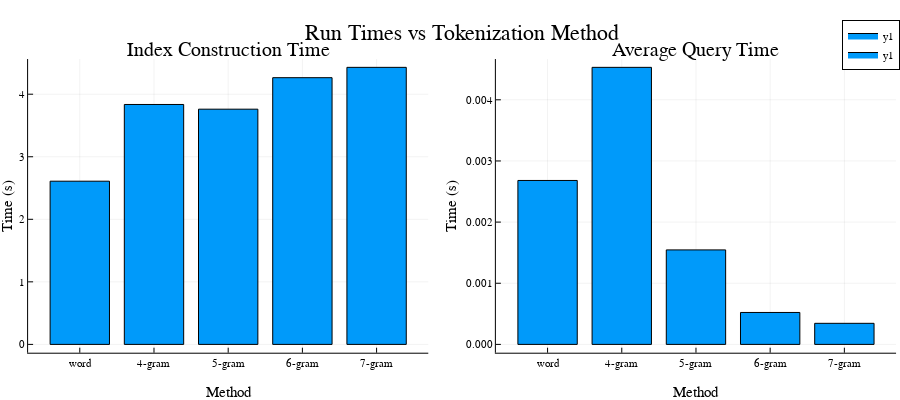

The cell this chart's notebook holds for it:
### Markdown cell above
Interestingly, it appears that comments have the strongest impact on indexing time; enriching the basic information with comments alone results in a >5x increase in the time it takes to index the corpus, nearly ~2.5x more than if we enrich with both speech recognition and optical character recognition. This trend is certainly also present in average query time, but the differences are less pronounced. The comments had better be pretty useful for improving search, then, or else they're just not worth it. We will probably see a similar trend in index storage and query time as wee see here. 

For the time being, let's take a quick look at how n-gram size impacts indexing time if it does at all.

### Code cell
nogram_mask = (ismissing.(indexes[:,"ngram_size"]))
gram4_mask = coalesce.(indexes[:,"ngram_size"].==4,false)
gram5_mask = coalesce.(indexes[:,"ngram_size"].==5,false)
gram6_mask = coalesce.(indexes[:,"ngram_size"].==6,false)
gram7_mask = coalesce.(indexes[:,"ngram_size"].==7,false)
#Bitwise operators on missing values return missing, so we fill them in with false.


p1 = bar(
    [
        mean(indexes[nogram_mask,"indexing_time"]),
        mean(indexes[gram4_mask,"indexing_time"]),
        mean(indexes[gram5_mask,"indexing_time"]),
        mean(indexes[gram6_mask,"indexing_time"]),
        mean(indexes[gram7_mask,"indexing_time"])
    ],
    xticks = (1:5, ["word","4-gram","5-gram","6-gram","7-gram"]),
    title = "Index Construction Time",
    xlabel = "Method",
    ylabel = "Time (s)",
    legend = false
)

p2 = bar(
    [
        mean(indexes[nogram_mask,"index_avg_query_time"]),
        mean(indexes[gram4_mask,"index_avg_query_time"]),
        mean(indexes[gram5_mask,"index_avg_query_time"]),
        mean(indexes[gram6_mask,"index_avg_query_time"]),
        mean(indexes[gram7_mask,"index_avg_query_time"])
    ],
    xticks = (1:5, ["word","4-gram","5-gram","6-gram","7-gram"]),
    title = "Average Query Time",
    xlabel = "Method",
    ylabel = "Time (s)",
    legend = false
)


plot([p1,p2]..., layout=(1,2), size=(900,400), plot_title = "Run Times vs Tokenization Method")

### Figure 1 — Plotly figure (JSON) as saved in the notebook; plotly's stock layout.template omitted (floating-point values rounded to 4 significant figures)
{"data": [{"fill": "tozeroy", "fillcolor": "rgba(0, 154, 250, 1.000)", "legendgroup": "y1", "line": {"color": "rgba(0, 0, 0, 1.000)", "dash": "solid", "width": 1}, "mode": "lines", "name": "y1", "showlegend": true, "type": "scatter", "x": [0.6, 0.6, 1.4, 1.4, 0.6, 0.6], "xaxis": "x1", "y": [2.609, 0, 0, 2.609, 2.609, 2.609], "yaxis": "y1"}, {"fill": "tozeroy", "fillcolor": "rgba(0, 154, 250, 1.000)", "legendgroup": "y1", "line": {"color": "rgba(0, 0, 0, 1.000)", "dash": "solid", "width": 1}, "mode": "lines", "name": "y1", "showlegend": false, "type": "scatter", "x": [1.6, 1.6, 2.4, 2.4, 1.6, 1.6], "xaxis": "x1", "y": [3.836, 0, 0, 3.836, 3.836, 3.836], "yaxis": "y1"}, {"fill": "tozeroy", "fillcolor": "rgba(0, 154, 250, 1.000)", "legendgroup": "y1", "line": {"color": "rgba(0, 0, 0, 1.000)", "dash": "solid", "width": 1}, "mode": "lines", "name": "y1", "showlegend": false, "type": "scatter", "x": [2.6, 2.6, 3.4, 3.4, 2.6, 2.6], "xaxis": "x1", "y": [3.761, 0, 0, 3.761, 3.761, 3.761], "yaxis": "y1"}, {"fill": "tozeroy", "fillcolor": "rgba(0, 154, 250, 1.000)", "legendgroup": "y1", "line": {"color": "rgba(0, 0, 0, 1.000)", "dash": "solid", "width": 1}, "mode": "lines", "name": "y1", "showlegend": false, "type": "scatter", "x": [3.6, 3.6, 4.4, 4.4, 3.6, 3.6], "xaxis": "x1", "y": [4.264, 0, 0, 4.264, 4.264, 4.264], "yaxis": "y1"}, {"fill": "tozeroy", "fillcolor": "rgba(0, 154, 250, 1.000)", "legendgroup": "y1", "line": {"color": "rgba(0, 0, 0, 1.000)", "dash": "solid", "width": 1}, "mode": "lines", "name": "y1", "showlegend": false, "type": "scatter", "x": [4.6, 4.6, 5.4, 5.4, 4.6, 4.6], "xaxis": "x1", "y": [4.429, 0, 0, 4.429, 4.429, 4.429], "yaxis": "y1"}, {"colorbar": {"title": ""}, "legendgroup": "y1", "marker": {"color": "rgba(0, 154, 250, 0.000)", "line": {"color": "rgba(0, 0, 0, 0.000)", "width": 1}, "size": 0, "symbol": "circle"}, "mode": "markers", "name": "y1", "showlegend": false, "type": "scatter", "x": [1, 2, 3, 4, 5], "xaxis": "x1", "y": [2.609, 3.836, 3.761, 4.264, 4.429], "yaxis": "y1", "zmax": null, "zmin": null}, {"fill": "tozeroy", "fillcolor": "rgba(0, 154, 250, 1.000)", "legendgroup": "y1", "line": {"color": "rgba(0, 0, 0, 1.000)", "dash": "solid", "width": 1}, "mode": "lines", "name": "y1", "showlegend": true, "type": "scatter", "x": [0.6, 0.6, 1.4, 1.4, 0.6, 0.6], "xaxis": "x2", "y": [0.002681, 0, 0, 0.002681, 0.002681, 0.002681], "yaxis": "y2"}, {"fill": "tozeroy", "fillcolor": "rgba(0, 154, 250, 1.000)", "legendgroup": "y1", "line": {"color": "rgba(0, 0, 0, 1.000)", "dash": "solid", "width": 1}, "mode": "lines", "name": "y1", "showlegend": false, "type": "scatter", "x": [1.6, 1.6, 2.4, 2.4, 1.6, 1.6], "xaxis": "x2", "y": [0.004531, 0, 0, 0.004531, 0.004531, 0.004531], "yaxis": "y2"}, {"fill": "tozeroy", "fillcolor": "rgba(0, 154, 250, 1.000)", "legendgroup": "y1", "line": {"color": "rgba(0, 0, 0, 1.000)", "dash": "solid", "width": 1}, "mode": "lines", "name": "y1", "showlegend": false, "type": "scatter", "x": [2.6, 2.6, 3.4, 3.4, 2.6, 2.6], "xaxis": "x2", "y": [0.001545, 0, 0, 0.001545, 0.001545, 0.001545], "yaxis": "y2"}, {"fill": "tozeroy", "fillcolor": "rgba(0, 154, 250, 1.000)", "legendgroup": "y1", "line": {"color": "rgba(0, 0, 0, 1.000)", "dash": "solid", "width": 1}, "mode": "lines", "name": "y1", "showlegend": false, "type": "scatter", "x": [3.6, 3.6, 4.4, 4.4, 3.6, 3.6], "xaxis": "x2", "y": [0.0005225, 0, 0, 0.0005225, 0.0005225, 0.0005225], "yaxis": "y2"}, {"fill": "tozeroy", "fillcolor": "rgba(0, 154, 250, 1.000)", "legendgroup": "y1", "line": {"color": "rgba(0, 0, 0, 1.000)", "dash": "solid", "width": 1}, "mode": "lines", "name": "y1", "showlegend": false, "type": "scatter", "x": [4.6, 4.6, 5.4, 5.4, 4.6, 4.6], "xaxis": "x2", "y": [0.0003448, 0, 0, 0.0003448, 0.0003448, 0.0003448], "yaxis": "y2"}, {"colorbar": {"title": ""}, "legendgroup": "y1", "marker": {"color": "rgba(0, 154, 250, 0.000)", "line": {"color": "rgba(0, 0, 0, 0.000)", "width": 1}, "size": 0, "symbol": "circle"}, "mode": "markers", "name": "y1", "showlegend": false, "type": "scatter", "x": [1, 2, 3, 4, 5], "xaxis": "x2", "y": [0.002681, 0.004531, 0.001545, 0.0005225, 0.0003448], "yaxis": "y2", "zmax": null, "zmin": null}], "layout": {"annotations": [{"font": {"color": "rgba(0, 0, 0, 1.000)", "family": "sans-serif", "size": 20}, "rotation": 0, "showarrow": false, "text": "Index Construction Time", "x": 0.2535, "xanchor": "center", "xref": "paper", "y": 0.95, "yanchor": "top", "yref": "paper"}, {"font": {"color": "rgba(0, 0, 0, 1.000)", "family": "sans-serif", "size": 20}, "rotation": 0, "showarrow": false, "text": "Average Query Time", "x": 0.7733, "xanchor": "center", "xref": "paper", "y": 0.95, "yanchor": "top", "yref": "paper"}, {"font": {"color": "rgba(0, 0, 0, 1.000)", "family": "sans-serif", "size": 22}, "rotation": 0, "showarrow": false, "text": "Run Times vs Tokenization Method", "x": 0.5134, "xanchor": "center", "xref": "paper", "y": 1, "yanchor": "top", "yref": "paper"}], "height": 400, "legend": {"bgcolor": "rgba(255, 255, 255, 1.000)", "bordercolor": "rgba(0, 0, 0, 1.000)", "borderwidth": 1, "font": {"color": "rgba(0, 0, 0, 1.000)", "family": "sans-serif", "size": 11}, "title": {"font": {"color": "rgba(0, 0, 0, 1.000)", "family": "sans-serif", "size": 15}, "text": ""}, "tracegroupgap": 0, "traceorder": "normal", "x": 1, "xanchor": "auto", "y": 1, "yanchor": "auto"}, "margin": {"b": 20, "l": 0, "r": 0, "t": 20}, "paper_bgcolor": "rgba(255, 255, 255, 1.000)", "plot_bgcolor": "rgba(255, 255, 255, 1.000)", "showlegend": true, "width": 900, "xaxis1": {"anchor": "y1", "domain": [0.03123, 0.4759], "gridcolor": "rgba(0, 0, 0, 0.100)", "gridwidth": 0.5, "linecolor": "rgba(0, 0, 0, 1.000)", "mirror": false, "range": [0.3034, 5.697], "showgrid": true, "showline": true, "showticklabels": true, "tickangle": 0, "tickcolor": "rgb(0, 0, 0)", "tickfont": {"color": "rgba(0, 0, 0, 1.000)", "family": "sans-serif", "size": 11}, "tickmode": "array", "ticks": "inside", "ticktext": ["word", "4-gram", "5-gram", "6-gram", "7-gram"], "tickvals": [1, 2, 3, 4, 5], "title": "Method", "titlefont": {"color": "rgba(0, 0, 0, 1.000)", "family": "sans-serif", "size": 15}, "type": "-", "visible": true, "zeroline": false, "zerolinecolor": "rgba(0, 0, 0, 1.000)"}, "xaxis2": {"anchor": "y2", "domain": [0.551, 0.9956], "gridcolor": "rgba(0, 0, 0, 0.100)", "gridwidth": 0.5, "linecolor": "rgba(0, 0, 0, 1.000)", "mirror": false, "range": [0.3034, 5.697], "showgrid": true, "showline": true, "showticklabels": true, "tickangle": 0, "tickcolor": "rgb(0, 0, 0)", "tickfont": {"color": "rgba(0, 0, 0, 1.000)", "family": "sans-serif", "size": 11}, "tickmode": "array", "ticks": "inside", "ticktext": ["word", "4-gram", "5-gram", "6-gram", "7-gram"], "tickvals": [1, 2, 3, 4, 5], "title": "Method", "titlefont": {"color": "rgba(0, 0, 0, 1.000)", "family": "sans-serif", "size": 15}, "type": "-", "visible": true, "zeroline": false, "zerolinecolor": "rgba(0, 0, 0, 1.000)"}, "xaxis3": {"anchor": "y3", "domain": [0.03123, 0.9956], "gridcolor": "rgba(0, 0, 0, 0.100)", "gridwidth": 0.5, "linecolor": "rgba(0, 0, 0, 1.000)", "mirror": false, "range": [0, 1], "showgrid": true, "showline": false, "showticklabels": true, "tickangle": 0, "tickcolor": "rgb(0, 0, 0)", "tickfont": {"color": "rgba(0, 0, 0, 1.000)", "family": "sans-serif", "size": 11}, "tickmode": "array", "ticks": "inside", "ticktext": ["0.0", "0.2", "0.4", "0.6", "0.8", "1.0"], "tickvals": [0, 0.2, 0.4, 0.6, 0.8, 1], "title": "", "titlefont": {"color": "rgba(0, 0, 0, 1.000)", "family": "sans-serif", "size": 15}, "type": "-", "visible": false, "zeroline": false, "zerolinecolor": "rgba(0, 0, 0, 1.000)"}, "yaxis1": {"anchor": "x1", "domain": [0.07581, 0.8915], "gridcolor": "rgba(0, 0, 0, 0.100)", "gridwidth": 0.5, "linecolor": "rgba(0, 0, 0, 1.000)", "mirror": false, "range": [-0.1329, 4.562], "showgrid": true, "showline": true, "showticklabels": true, "tickangle": 0, "tickcolor": "rgb(0, 0, 0)", "tickfont": {"color": "rgba(0, 0, 0, 1.000)", "family": "sans-serif", "size": 11}, "tickmode": "array", "ticks": "inside", "ticktext": ["0", "1", "2", "3", "4"], "tickvals": [0, 1, 2, 3, 4], "title": "Time (s)", "titlefont": {"color": "rgba(0, 0, 0, 1.000)", "family": "sans-serif", "size": 15}, "type": "-", "visible": true, "zeroline": false, "zerolinecolor": "rgba(0, 0, 0, 1.000)"}, "yaxis2": {"anchor": "x2", "domain": [0.07581, 0.8915], "gridcolor": "rgba(0, 0, 0, 0.100)", "gridwidth": 0.5, "linecolor": "rgba(0, 0, 0, 1.000)", "mirror": false, "range": [-0.0001359, 0.004667], "showgrid": true, "showline": true, "showticklabels": true, "tickangle": 0, "tickcolor": "rgb(0, 0, 0)", "tickfont": {"color": "rgba(0, 0, 0, 1.000)", "family": "sans-serif", "size": 11}, "tickmode": "array", "ticks": "inside", "ticktext": ["0.000", "0.001", "0.002", "0.003", "0.004"], "tickvals": [0, 0.001, 0.002, 0.003, 0.004], "title": "Time (s)", "titlefont": {"color": "rgba(0, 0, 0, 1.000)", "family": "sans-serif", "size": 15}, "type": "-", "visible": true, "zeroline": false, "zerolinecolor": "rgba(0, 0, 0, 1.000)"}, "yaxis3": {"anchor": "x3", "domain": [0.95, 1], "gridcolor": "rgba(0, 0, 0, 0.100)", "gridwidth": 0.5, "linecolor": "rgba(0, 0, 0, 1.000)", "mirror": false, "range": [0, 1], "showgrid": true, "showline": false, "showticklabels": true, "tickangle": 0, "tickcolor": "rgb(0, 0, 0)", "tickfont": {"color": "rgba(0, 0, 0, 1.000)", "family": "sans-serif", "size": 11}, "tickmode": "array", "ticks": "inside", "ticktext": ["0.0", "0.2", "0.4", "0.6", "0.8", "1.0"], "tickvals": [0, 0.2, 0.4, 0.6, 0.8, 1], "title": "", "titlefont": {"color": "rgba(0, 0, 0, 1.000)", "family": "sans-serif", "size": 15}, "type": "-", "visible": false, "zeroline": false, "zerolinecolor": "rgba(0, 0, 0, 1.000)"}}}
